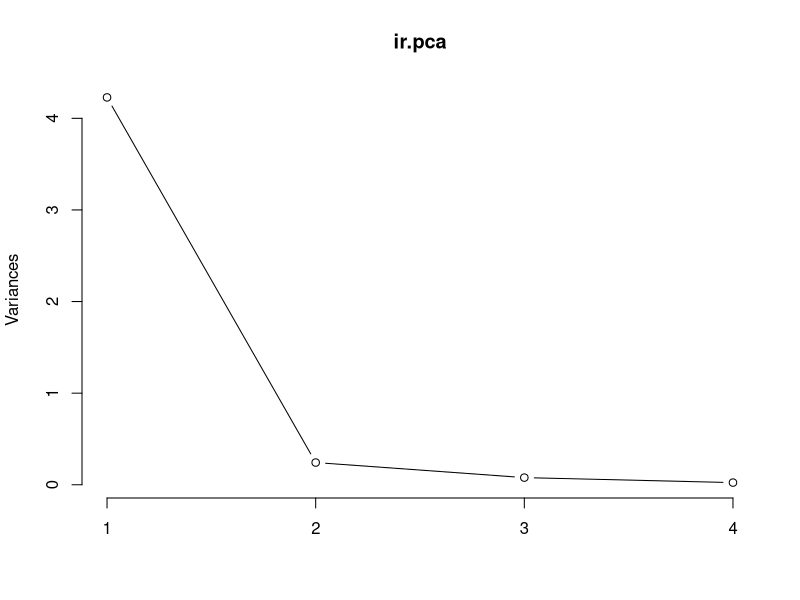
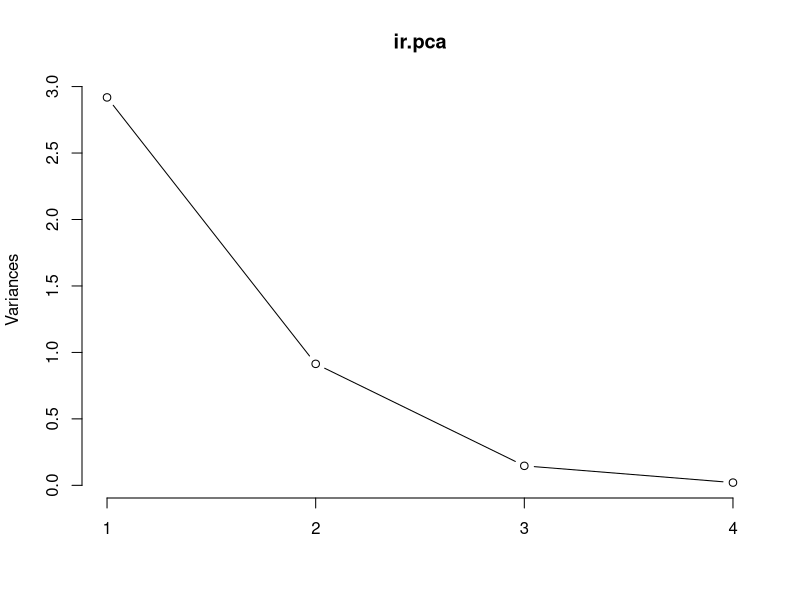
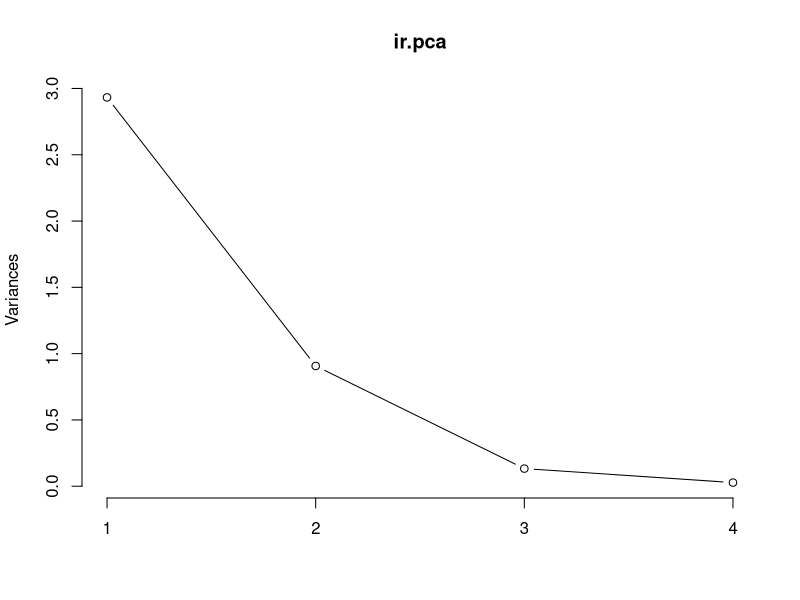

These figures' R source, in order:
# Load data
data(iris)
head(iris, 3)

ir.data <- iris[, 1:4]
ir.species <- iris[, 5]
ir.pca <- prcomp(ir.data) 

summary(ir.pca)
# print 
print(ir.pca)
# plot
plot(ir.pca, type = "l")



# apply PCA with data standardization
ir.pca <- prcomp(iris[, 1:4], center = TRUE, scale. = TRUE) 
# print 
print(ir.pca)
# plot
plot(ir.pca, type = "l")


# log transform 
log.ir <- log(iris[, 1:4])
ir.species <- iris[, 5]
# apply PCA - scale. = TRUE is highly 
# advisable, but default is FALSE. 
ir.pca <- prcomp(log.ir, center = TRUE, scale. = TRUE) 
# print 
print(ir.pca)
# plot
plot(ir.pca, type = "l")

summary(ir.pca)

# PREDICTION USING PCA-Applied Data
# Predict PCs
predict(ir.pca, newdata=tail(log.ir, 2))


# https://www.r-bloggers.com/computing-and-visualizing-pca-in-r/
